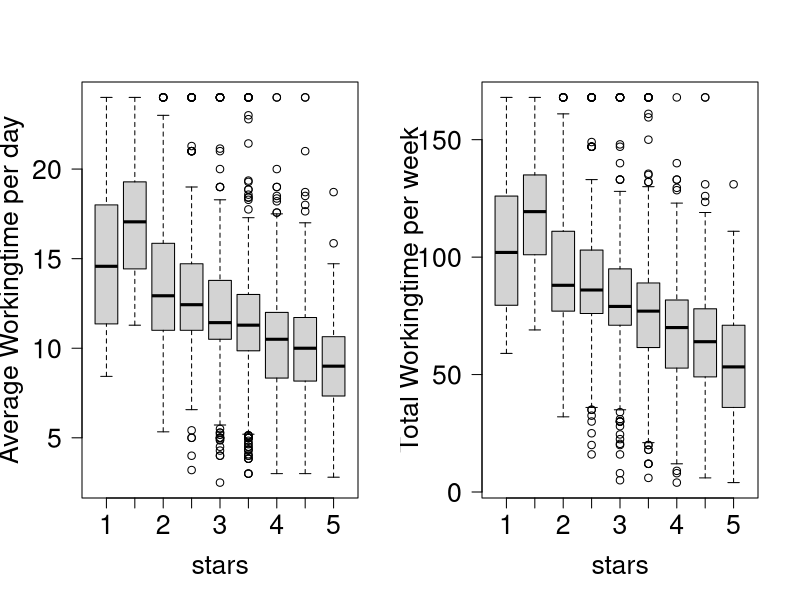

Write R code to recreate this figure. (Note: this script raises an error after producing the figure.)
library(MASS)
data<-read.csv("workinghours.csv",header = TRUE,stringsAsFactors = FALSE) 
head(data)
data$stars=factor(data$stars)
data$days=factor(data$days)

par(mfrow=c(1,2),las=1,cex=1)
par(cex.lab=1.6,cex.axis=1.6)
boxplot(averageworkingtime~stars,data=data,xlab="stars",ylab="Average Workingtime per day")
boxplot(totalworkingtime~stars,data=data,xlab="stars",ylab="Total Workingtime per week")

ord1=polr(stars~averageworkingtime,data=data)
ctable <- coef(summary(ord1))
p <- pnorm(abs(ctable[, "t value"]), lower.tail = FALSE) * 2
ctable <- cbind(ctable, "p value" = p)
ctable


ord2=polr(stars~totalworkingtime,data=data)
ctable <- coef(summary(ord2))
p <- pnorm(abs(ctable[, "t value"]), lower.tail = FALSE) * 2
ctable <- cbind(ctable, "p value" = p)
ctable

